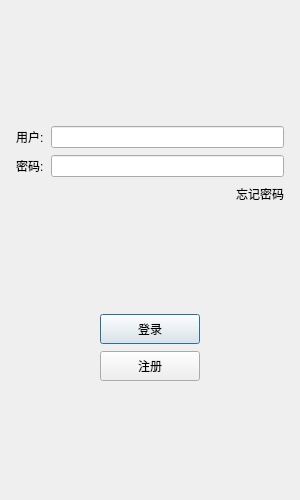
<?xml version="1.0" encoding="UTF-8"?>
<ui version="4.0">
 <class>LoginDialog</class>
 <widget class="QDialog" name="LoginDialog">
  <property name="geometry">
   <rect>
    <x>0</x>
    <y>0</y>
    <width>300</width>
    <height>500</height>
   </rect>
  </property>
  <property name="minimumSize">
   <size>
    <width>300</width>
    <height>500</height>
   </size>
  </property>
  <property name="maximumSize">
   <size>
    <width>300</width>
    <height>500</height>
   </size>
  </property>
  <property name="windowTitle">
   <string>Dialog</string>
  </property>
  <layout class="QHBoxLayout" name="horizontalLayout">
   <item>
    <layout class="QVBoxLayout" name="verticalLayout">
     <property name="spacing">
      <number>7</number>
     </property>
     <property name="leftMargin">
      <number>5</number>
     </property>
     <property name="topMargin">
      <number>5</number>
     </property>
     <property name="rightMargin">
      <number>5</number>
     </property>
     <property name="bottomMargin">
      <number>5</number>
     </property>
     <item>
      <widget class="QWidget" name="widget" native="true">
       <layout class="QGridLayout" name="gridLayout">
        <item row="0" column="0">
         <widget class="QLabel" name="label">
          <property name="enabled">
           <bool>true</bool>
          </property>
          <property name="text">
           <string/>
          </property>
          <property name="pixmap">
           <pixmap resource="rc.qrc">:/resource/ice.png</pixmap>
          </property>
          <property name="alignment">
           <set>Qt::AlignmentFlag::AlignCenter</set>
          </property>
         </widget>
        </item>
        <item row="1" column="0">
         <spacer name="verticalSpacer">
          <property name="orientation">
           <enum>Qt::Orientation::Vertical</enum>
          </property>
          <property name="sizeHint" stdset="0">
           <size>
            <width>20</width>
            <height>40</height>
           </size>
          </property>
         </spacer>
        </item>
       </layout>
      </widget>
     </item>
     <item>
      <layout class="QHBoxLayout" name="horizontalLayout_2">
       <item>
        <widget class="QLabel" name="user_label">
         <property name="maximumSize">
          <size>
           <width>16777215</width>
           <height>25</height>
          </size>
         </property>
         <property name="text">
          <string>用户:</string>
         </property>
        </widget>
       </item>
       <item>
        <widget class="QLineEdit" name="user_edit">
         <property name="maximumSize">
          <size>
           <width>16777215</width>
           <height>25</height>
          </size>
         </property>
        </widget>
       </item>
      </layout>
     </item>
     <item>
      <layout class="QHBoxLayout" name="horizontalLayout_3">
       <item>
        <widget class="QLabel" name="password_label">
         <property name="maximumSize">
          <size>
           <width>16777215</width>
           <height>25</height>
          </size>
         </property>
         <property name="text">
          <string>密码:</string>
         </property>
        </widget>
       </item>
       <item>
        <widget class="QLineEdit" name="password_edit">
         <property name="maximumSize">
          <size>
           <width>16777215</width>
           <height>25</height>
          </size>
         </property>
        </widget>
       </item>
      </layout>
     </item>
     <item>
      <layout class="QHBoxLayout" name="horizontalLayout_4">
       <item>
        <spacer name="horizontalSpacer">
         <property name="orientation">
          <enum>Qt::Orientation::Horizontal</enum>
         </property>
         <property name="sizeHint" stdset="0">
          <size>
           <width>40</width>
           <height>20</height>
          </size>
         </property>
        </spacer>
       </item>
       <item>
        <widget class="QLabel" name="forget_label">
         <property name="maximumSize">
          <size>
           <width>16777215</width>
           <height>25</height>
          </size>
         </property>
         <property name="text">
          <string>忘记密码</string>
         </property>
        </widget>
       </item>
      </layout>
     </item>
     <item>
      <spacer name="verticalSpacer_2">
       <property name="orientation">
        <enum>Qt::Orientation::Vertical</enum>
       </property>
       <property name="sizeHint" stdset="0">
        <size>
         <width>20</width>
         <height>40</height>
        </size>
       </property>
      </spacer>
     </item>
     <item>
      <layout class="QHBoxLayout" name="horizontalLayout_5">
       <item>
        <spacer name="horizontalSpacer_3">
         <property name="orientation">
          <enum>Qt::Orientation::Horizontal</enum>
         </property>
         <property name="sizeHint" stdset="0">
          <size>
           <width>40</width>
           <height>20</height>
          </size>
         </property>
        </spacer>
       </item>
       <item>
        <widget class="QPushButton" name="login_button">
         <property name="minimumSize">
          <size>
           <width>100</width>
           <height>30</height>
          </size>
         </property>
         <property name="text">
          <string>登录</string>
         </property>
        </widget>
       </item>
       <item>
        <spacer name="horizontalSpacer_2">
         <property name="orientation">
          <enum>Qt::Orientation::Horizontal</enum>
         </property>
         <property name="sizeHint" stdset="0">
          <size>
           <width>40</width>
           <height>20</height>
          </size>
         </property>
        </spacer>
       </item>
      </layout>
     </item>
     <item>
      <layout class="QHBoxLayout" name="horizontalLayout_6">
       <item>
        <spacer name="horizontalSpacer_5">
         <property name="orientation">
          <enum>Qt::Orientation::Horizontal</enum>
         </property>
         <property name="sizeHint" stdset="0">
          <size>
           <width>40</width>
           <height>20</height>
          </size>
         </property>
        </spacer>
       </item>
       <item>
        <widget class="QPushButton" name="register_button">
         <property name="minimumSize">
          <size>
           <width>100</width>
           <height>30</height>
          </size>
         </property>
         <property name="text">
          <string>注册</string>
         </property>
        </widget>
       </item>
       <item>
        <spacer name="horizontalSpacer_4">
         <property name="orientation">
          <enum>Qt::Orientation::Horizontal</enum>
         </property>
         <property name="sizeHint" stdset="0">
          <size>
           <width>40</width>
           <height>20</height>
          </size>
         </property>
        </spacer>
       </item>
      </layout>
     </item>
     <item>
      <spacer name="verticalSpacer_3">
       <property name="orientation">
        <enum>Qt::Orientation::Vertical</enum>
       </property>
       <property name="sizeHint" stdset="0">
        <size>
         <width>20</width>
         <height>40</height>
        </size>
       </property>
      </spacer>
     </item>
    </layout>
   </item>
  </layout>
 </widget>
 <resources>
  <include location="rc.qrc"/>
 </resources>
 <connections/>
</ui>
